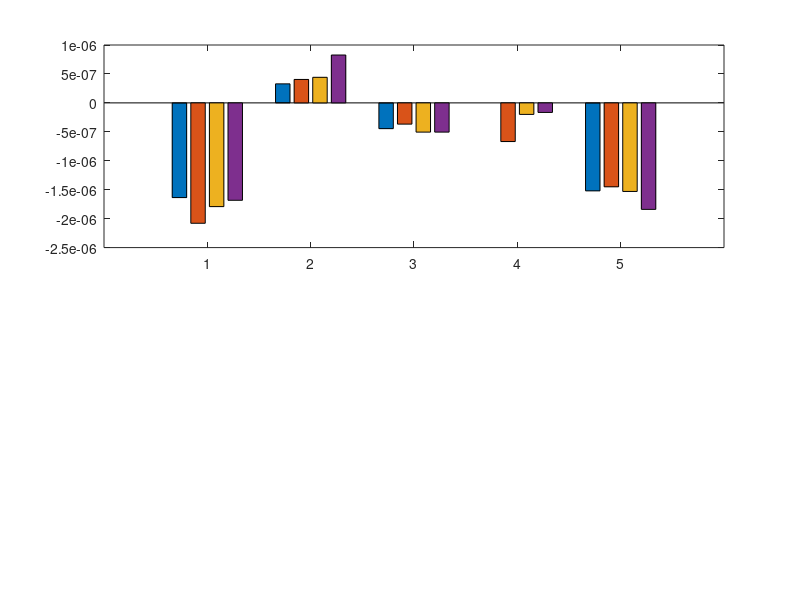

The MATLAB script that drew this image: (Note: this script raises an error after producing the figure.)
%1 bot_prsgrd_along_isobath_rho
%2 JEBAR_rho
%3  VORT_bstr_rho
%4  VORT_sstr_rho
%5 VORT_hadv_rho

%%%%%%%%%%%%%%%%%%%%%%%%%%%%%%%%%%%
clear
% load west_vort.txt
% load east_vort.txt
load Figure12.mat
figure
subplot(2,1,1)

b=bar(-west_vort([6 2:5 ],:));
b(1).FaceColor ='b';
b(2).FaceColor ='g';
b(3).FaceColor ='r';
b(4).FaceColor ='m';
%title('West')
ylim([-0.000003 0.000001])
xticklabels({'PGF','JEBAR','BSC','SSC','RVA'})
set(gca,'fontsize',20)

subplot(2,1,2)
b=bar(-east_vort([6 2:5],:));
b(1).FaceColor ='b';
b(2).FaceColor ='g';
b(3).FaceColor ='r';
b(4).FaceColor ='m';

xticklabels({'PGF','JEBAR','BSC','SSC','RVA'})
set(gca,'fontsize',20)


